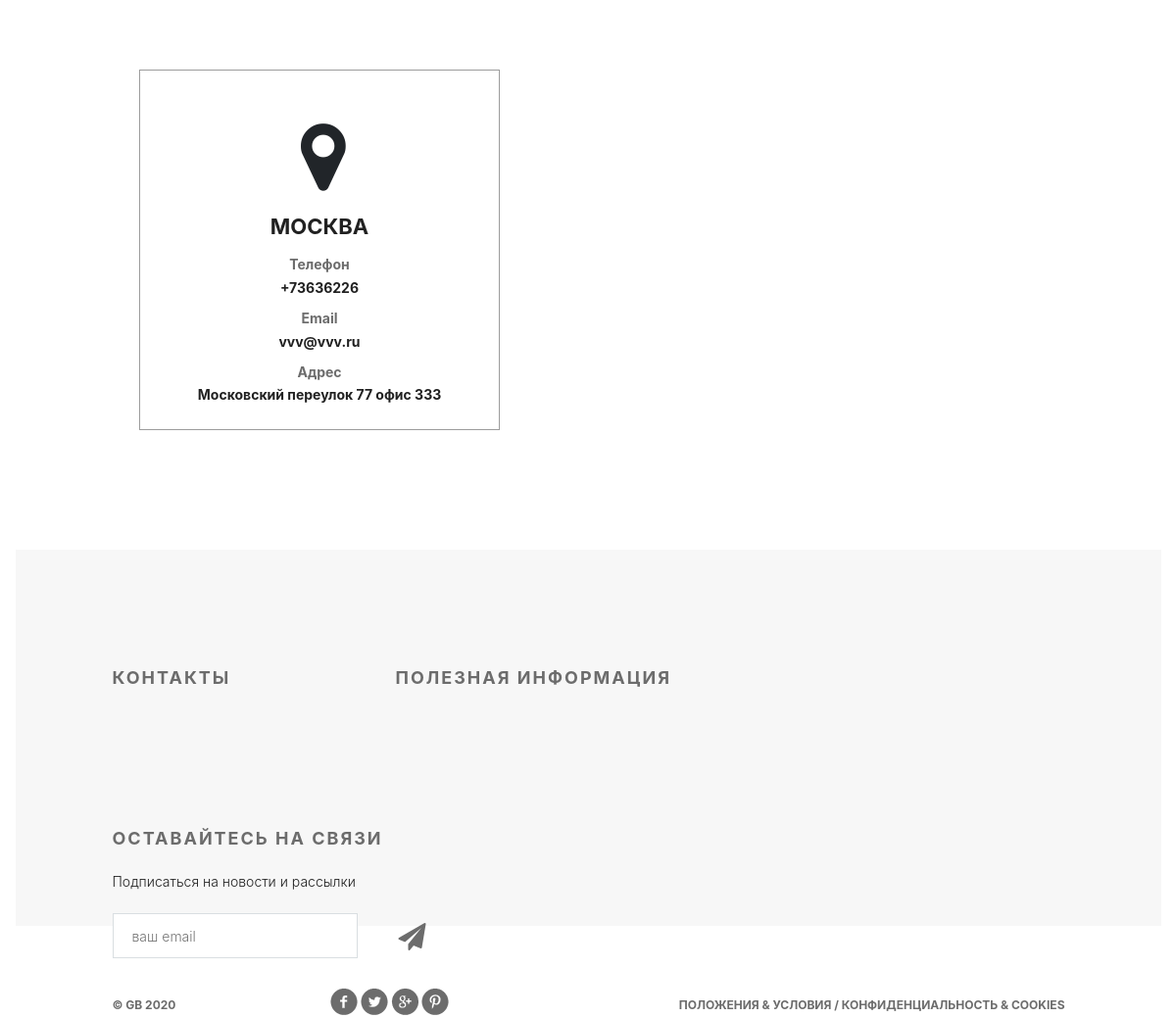
Page /contact/ on the committed database.
### mainapp/models.py (models this page shows, shortened)
class Contacts(models.Model):
    name = models.CharField(max_length=64, verbose_name="название", unique=True)
    city = models.CharField(max_length=64, verbose_name="город")
    email = models.CharField(max_length=64, verbose_name="email", unique=True)
    phone = models.CharField(max_length=64, verbose_name="телефон", unique=True)
    address = models.CharField(max_length=128, verbose_name="адрес", blank=True)
    class Meta:
        verbose_name = "контакты"
        verbose_name_plural = "контакты"

### mainapp/views.py (the view)
# urls.py: path('contact/', mainapp.contact, name='contact'),
def contact(request):
    title = 'контакты'
    contacts_list = Contacts.objects.all()[:3]
    content = {
        'title': title,
        'contacts': contacts_list,
    }
    return render(request, 'mainapp/contact.html', content)

### mainapp/context_processors.py (called while the page is built)
def basket(request):
    basket_items = []
    if request.user.is_authenticated:
        basket_items = Basket.objects.filter(user=request.user)
    return {
        'basket': basket_items
    }

### mainapp/templates/mainapp/contact.html
{% extends 'mainapp/base.html' %}
{% load static %}
{% block content %}
    <div class="location">
        {% for contact in contacts %}
            <div class="location-1">
                <i class="fa fa-map-marker fa-5x"></i>
                <h4>{{ contact.city }}</h4>
                <div class="contacts">
                    <h5>Телефон</h5>
                    <p>{{ contact.phone }}</p>
                </div>
                <div class="contacts">
                    <h5>Email</h5>
                    <p>{{ contact.email }}</p>
                </div>
                <div class="contacts">
                    <h5>Адрес</h5>
                    <p>{{ contact.address }}</p>
                </div>
            </div>
        {% endfor %}
    </div>
{% endblock %}

### static/css/style.css (style rules this page uses)
* { margin: 0; padding: 0; }
body { font-family: 'Montserrat', sans-serif; }
html, body { height: 100%; }
.location { padding: 0px 97px; }
.location-1 { height: 368px; width: 368px; border: 1px solid #9c9c9c; margin: 71px 28px 122px 0px; float: left; }
.location-1:last-child { margin: 71px 0px 122px 0px; }
.location i { display: block; margin: 48px auto 0px; width: 38px; }
.location h4 { margin: 23px auto 23px; text-transform: uppercase; text-align: center; color: #212121; font-size: 22px; font-weight: 700; line-height: 16px; }
.contacts { text-align: center; margin-bottom: 15px; line-height: 14px; color: #212121; font-size: 14px; font-weight: 700; }
.contacts h5 { color: #6c6c6c; font-size: 14px; font-weight: 700; }

### rows in the picture
Contacts: city "МОСКВА", phone "+73636226", email "vvv@vvv.ru", address "Московский переулок 77 офис 333"
